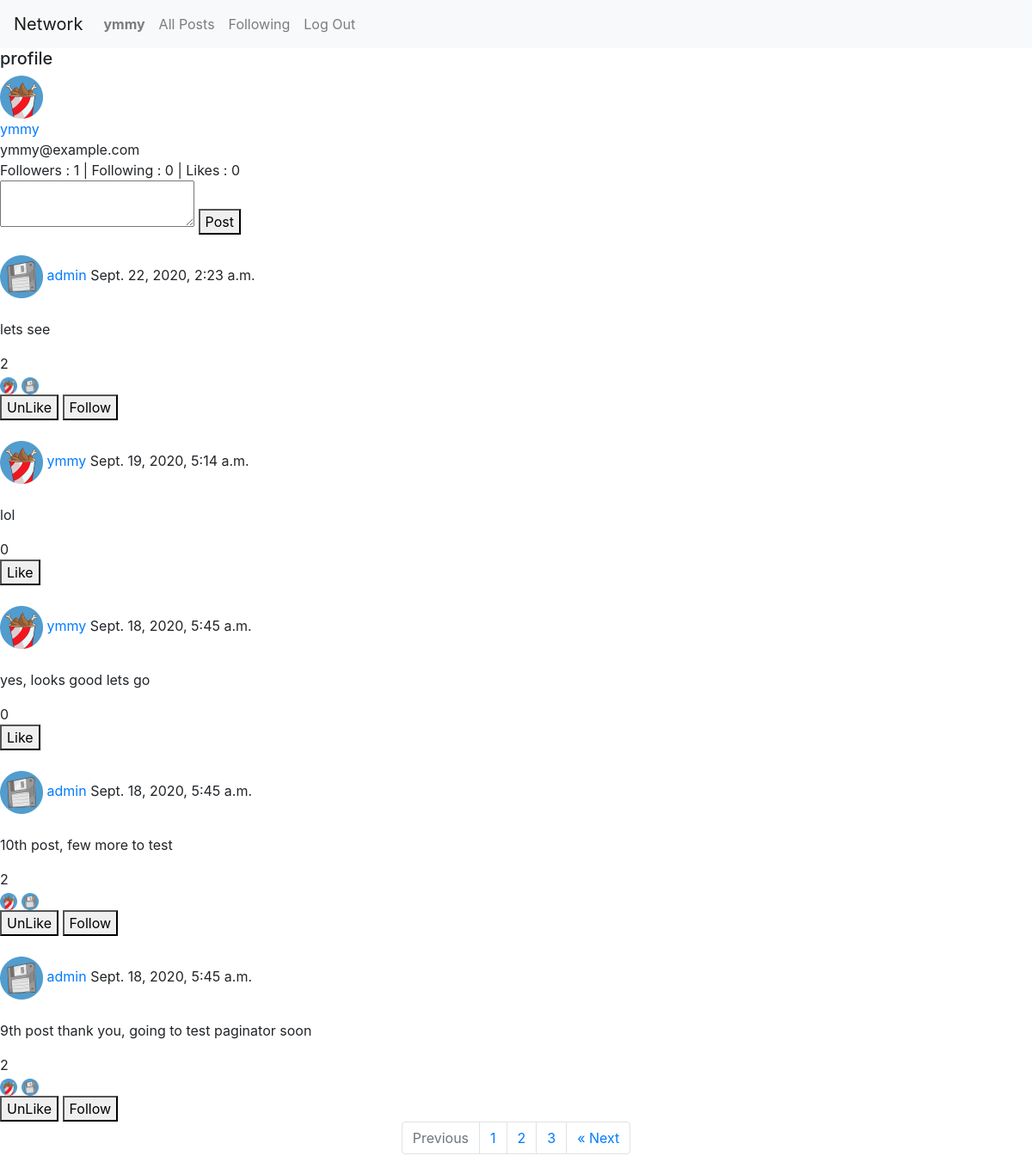
/ (signed in), run on the app's committed database.
### network/models.py (models this page shows)
class User(AbstractUser):
    avatar = models.TextField(default="avatar_bucket.png")
    like_count = models.PositiveSmallIntegerField(default=0, blank=True, null=True)
    followers = models.ManyToManyField("User", related_name="followers_id")
    following = models.ManyToManyField("User", related_name="following_id")
    pass

class Post(models.Model):
    username = models.ForeignKey("User", on_delete=models.CASCADE, related_name="user")
    like_count = models.PositiveSmallIntegerField(default=0, blank=True, null=True)
    liked_user_count = models.ManyToManyField("Post", related_name="liked_id")
    body = models.TextField(blank=True)
    timestamp = models.DateTimeField(auto_now_add=True)

### network/views.py (the view)
# urls.py: path("", views.index, name="index"),
def index(request):
    posts = Post.objects.all().order_by("-timestamp").all()
    users = User.objects.all()
    liked = Post.objects.filter(
            liked_user_count=request.user.id
        ).all().values()
    liked_posts = []
    for i in range(len(liked)):
        liked_posts.append(liked[i]["id"])
    following = User.objects.filter(
            followers=request.user.id
        ).all().values()
    print(following)
    following_users = []
    for i in range(len(following)):
        following_users.append(following[i]["id"])
    print(following_users)
    paginator = Paginator(posts, 5)
    page_number = request.GET.get('page')
    page_obj = paginator.get_page(page_number)
    return render(request, "network/index.html", {'posts': posts, "users": users,'page_obj': page_obj, 'liked_posts': liked_posts, 'following_users' : following_users})

### network/templates/network/index.html
{% extends "network/layout.html" %}
{% block body %}
<section>
    <h5>profile</h5>
    <img id="profile_avatar" width="50px" src="../../static/network/img/avatars/{{ user.avatar }}" alt=""> <br>
    <a href="/profile/{{ user.id }}"> {{ user.username }} </a> <br>
    {{ user.email }} <br>
    Followers : {{ user.followers.count }} | Following : {{ user.following.count }} | Likes : {{ user.like_count }}<br>
</section>
    <form>
        <textarea id="textarea"></textarea>
        <button id="new_post" type="submit">Post</button>
    </form>
    <div class="posts">
        {% for post in page_obj %}
            <div class="post">
                {% for profile in users %}
                    {% if post.username_id == profile.id  %}
                        <br>
                        <img width="50px" src="../../static/network/img/avatars/{{ profile.avatar }}" alt="">
                    {% endif %}
                {% endfor %}
                <a class="profile_link" href="/profile/{{ post.username_id }}"> {{ post.username }} </a>
                {{ post.timestamp }}
                <br>
                <br>
                <p>{{ post.body }}</p>
                <span id="like_for_{{ post.id }}">{{ post.liked_user_count.all.count }}</span>
                <div id="like_avatars_{{ post.id }}">
                    {% for liked in post.liked_user_count.all %}
                        {% for profile in users %}
                            {% if liked.id == profile.id  %}
                                <img width="20px" src="../../static/network/img/avatars/{{ profile.avatar }}" alt="">
                            {% endif %}
                        {% endfor %}
                    {% endfor %}
                </div>
                {% if post.id in liked_posts %}
                    <button class="unlike_button" data-page = "{{ post.id }}">UnLike</button>
                {% else %}
                    <button class="like_button" data-page = "{{ post.id }}">Like</button>
                {% endif %}
                {% if post.username_id == user.id %}
                    {% else %}
                        {% if post.username_id in following_users %}
                            <button class="unfollow_button" data-page = "{{ post.username_id }}">Following</button>
                        {% else %}
                            <button class="follow_button" data-page = "{{ post.username_id }}">Follow</button>
                        {% endif %}
                    {% endif %}
                <br>
            </div>
        {% endfor %}
        <nav aria-label="Page navigation example">
            <ul class="pagination justify-content-center">
                {% if page_obj.has_previous %}
                    <li class="page-item">
                        <a class="page-link" href="?page={{ page_obj.previous_page_number }}" tabindex="-1" aria-disabled="true">Previous</a>
                    </li>
                {% else %}
                <li class="page-item disabled">
                    <a class="page-link" href="#" tabindex="-1" aria-disabled="true">Previous</a>
                </li>
                {% endif %}
                {% for page in page_obj.paginator.page_range %}
                    <li class="page-item"><a class="page-link" href="?page={{ page }}">{{ page }}</a></li>
                {% endfor %}
                {% if page_obj.has_next %}
                    <li class="page-item">
                        <a class="page-link" href="?page={{ page_obj.next_page_number }}" tabindex="-1" aria-disabled="true">&laquo; Next</a>
                    </li>
                {% else %}
                <li class="page-item disabled">
                    <a class="page-link" href="#" tabindex="-1" aria-disabled="true">&laquo; Next</a>
                </li>
                {% endif %}
            </ul>
        </nav>
    </div>
{% endblock %}

### network/templates/network/layout.html (shortened to what this page needs)
{% load static %}
<!DOCTYPE html>
<html lang="en">
    <head>
        <link rel="stylesheet" href="https://stackpath.bootstrapcdn.com/bootstrap/4.4.1/css/bootstrap.min.css">
        <link href="{% static 'network/styles.css' %}" rel="stylesheet">
    </head>
    <body>
        <nav class="navbar navbar-expand-lg navbar-light bg-light">
            <a class="navbar-brand" href="#">Network</a>
            <div>
              <ul class="navbar-nav mr-auto">
                {% if user.is_authenticated %}
                    <li class="nav-item">
                        <a class="nav-link" href="#"><strong>{{ user.username }}</strong></a>
                    </li>
                {% endif %}
                <li class="nav-item">
                  <a id="all_posts"class="nav-link" href="{% url 'index' %}">All Posts</a>
                </li>
                {% if user.is_authenticated %}
                    <li class="nav-item">
                        <a class="nav-link" href="#">Following</a>
                    </li>
                    <li class="nav-item">
                        <a class="nav-link" href="{% url 'logout' %}">Log Out</a>
                    </li>
                {% endif %}
              </ul>
            </div>
          </nav>
        <div class="body">
            {% block body %}
            {% endblock %}
        </div>
    </body>
</html>

### data on the page
User: username "ymmy", avatar (picture), email "ymmy@example.com", followers.count "1", following.count "0", like_count "0"
Post: username "admin", timestamp "Sept. 22, 2020, 2:23 a.m.", body "lets see", liked_user_count.all.count "2"
User: avatar (picture)
Post: username "ymmy", timestamp "Sept. 19, 2020, 5:14 a.m.", body "lol", liked_user_count.all.count "0"
Post: username "ymmy", timestamp "Sept. 18, 2020, 5:45 a.m.", body "yes, looks good lets go", liked_user_count.all.count "0"
Post: username "admin", timestamp "Sept. 18, 2020, 5:45 a.m.", body "10th post, few more to test", liked_user_count.all.count "2"
Post: username "admin", timestamp "Sept. 18, 2020, 5:45 a.m.", body "9th post thank you, going to test paginator soon", liked_user_count.all.count "2"

### other printed values
{{ page }} "1" "2" "3"
